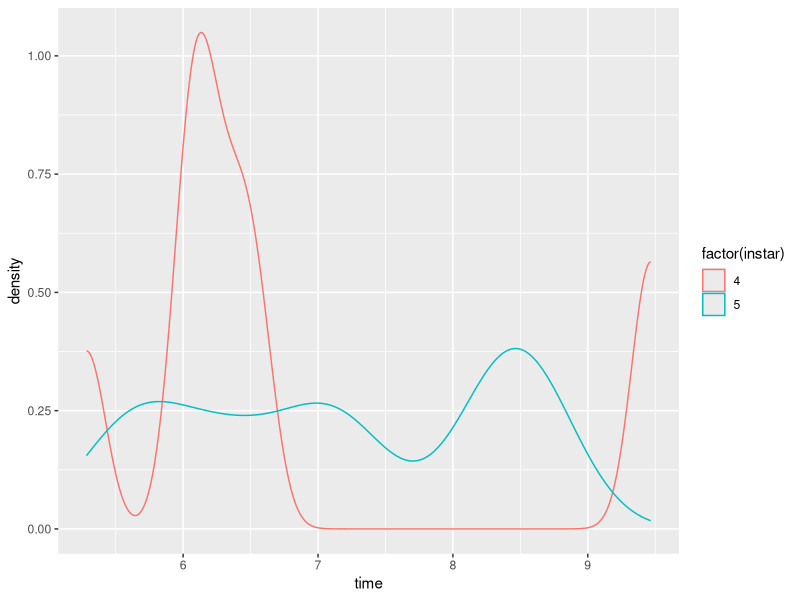
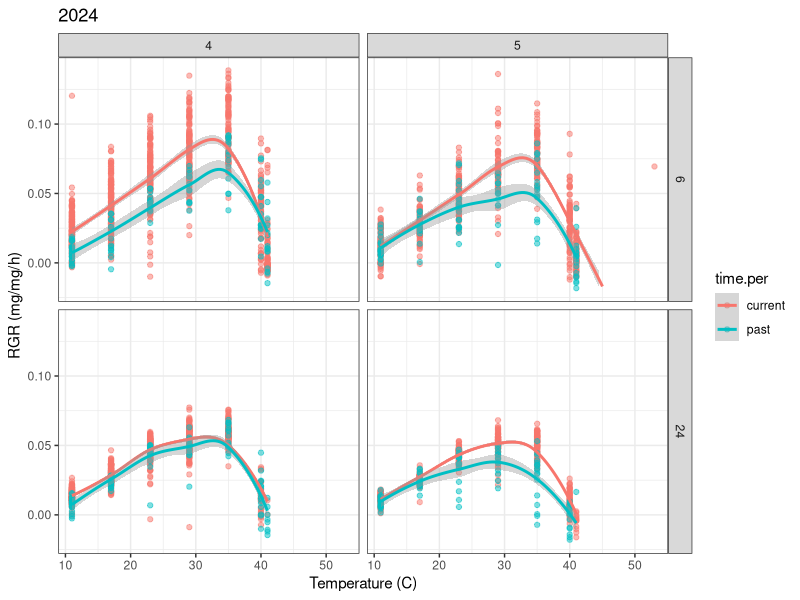

The R source for these figures, in order:
## Taylor M. Hatcher
## Analysis of 6 hr and 24hr constant TPCs for P. rapae. Each caterpillar only experienced one temperature for 24 hours. 
library(ggplot2)
library(data.table)
library(dplyr)
library(patchwork)
library(reshape2)
library(viridis)
library(tidyverse)

setwd("~/Desktop/Repos/WARP2024")
#past data 
tpc1 = read.csv("PrapaeW.1999.ConstantTempTPCs.4thinstar.jul2021.xlsx - data.csv")
tpc1$instar=4

tpc2 = read.csv("PrapaeW.1999.ConstantTempTPCs.5thinstar.jul2021.xlsx - data.csv")
names(tpc2)=names(tpc1)
tpc2$instar=5

tpc.p= rbind(tpc1, tpc2)

tpc.p$rgr= (log(tpc.p$fw) - log(tpc.p$Mo))/tpc.p$time
tpc.p$time.per= "past"

tpc.ps= tpc.p[,c("UniID","mom","ID","temp","instar","time","duration","mgain","rgr","time.per")]
#plot
ggplot(tpc.ps[tpc.ps$time>5 & tpc.ps$time<11,], aes(x=time, color=factor(instar), group=factor(instar)))+
  geom_density()
  table(tpc.ps$time, tpc.ps$instar)
  
#recent 2024 TPC data
tpc.c = read.csv("2024PrapaeConstantTPCCombineddata.csv")


# Convert fw to numeric and drop nas
tpc.c$fw <- as.numeric(tpc.c$fw)

tpc.c$rgr= (log(tpc.c$fw) - log(tpc.c$M0))/tpc.c$duration
tpc.c$time.per= "current"

tpc.c$mom= tpc.c$Female
tpc.c$ID= tpc.c$Individual
tpc.c$UniID= paste(tpc.c$temp, tpc.c$mom, tpc.c$ID, sep=".")
#Calculate mass gained in each time treatment
tpc.c$mgain= tpc.c$fw - tpc.c$M0

#combine historic and current
tpc.cs= tpc.c[,c("UniID","mom","ID","temp","instar","time","duration","mgain","rgr","time.per")]


tpc= rbind(tpc.cs, tpc.ps)


######Plot

##Set up durations of 6hr and 24hr

tpc$dur=NA
tpc$time= as.numeric(tpc$time)
tpc[tpc$time>5 & tpc$time<11 & tpc$time.per=="past","dur"]=6
tpc[tpc$time>20 & tpc$time<26 & tpc$time.per=="past","dur"]=24
tpc[tpc$time.per=="current","dur"]= tpc[tpc$time.per=="current","duration"]

tpc.plot = ggplot(tpc[tpc$dur %in% c(6,24),], aes(x=temp, y=rgr, color=time.per)) +
  geom_point(alpha=0.5) +
  facet_grid(dur ~ instar) +
  geom_smooth() +
  theme_bw() +
  xlab("Temperature (C)") +
  ylab("RGR (mg/mg/h)") +
  ggtitle("2024") +
  ylim(-0.02, 0.14)

# Aggregate mean values with corrected standard error calculation
tpc.agg <- tpc %>%
  group_by(temp, time.per, dur, instar) %>%
  dplyr::summarise(
    mean = mean(rgr, na.rm = TRUE),
    se = sd(rgr, na.rm = TRUE) / sqrt(n())
  )
tpc$time.per <- factor(tpc$time.per, levels = c("past", "current"))



setwd('/Volumes/GoogleDrive/Shared drives/TrEnCh/Projects/WARP/Analyses/figures/')
pdf("2024TRNfeeding_constant.pdf",height = 8, width = 8)
# Display the final plot
print(tpc.plot)
